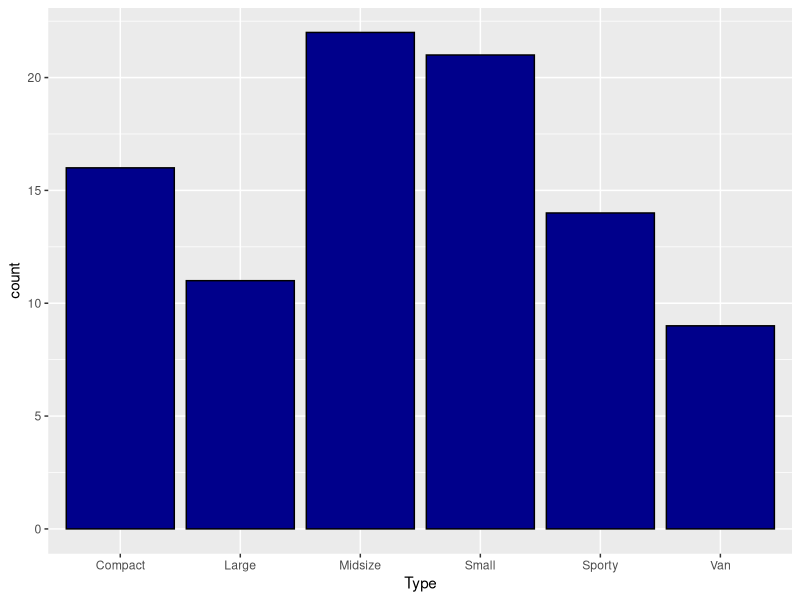
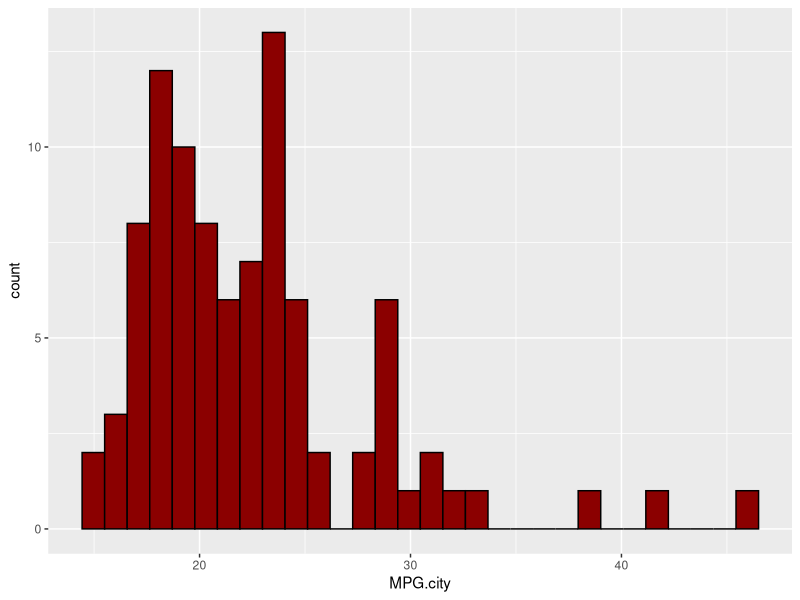
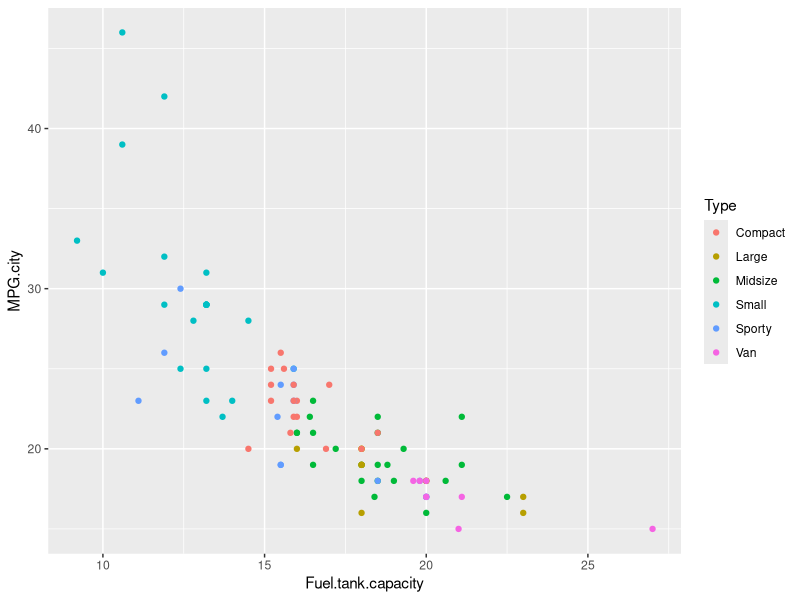
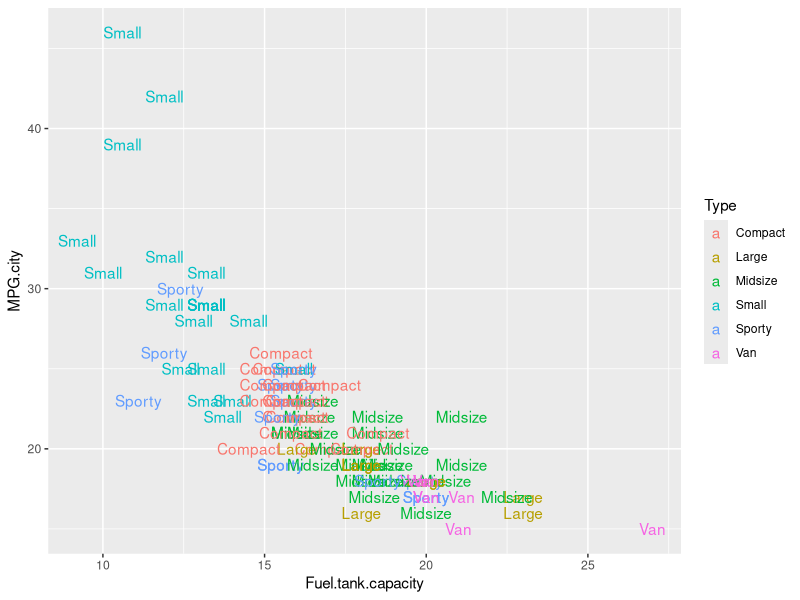

Reproduce these figures in R, in order.
## ---- chunk 1
library(tidyverse)
library(MASS)
data(Cars93)

#  First graph
ggplot(data = Cars93) + 
  geom_bar(aes(x = Type), fill = "darkblue", color = "black")

#  Second graph
ggplot(data = Cars93) + 
  geom_histogram(aes(x = MPG.city), fill = "darkred", color = "black")

#  Third graph
ggplot(data = Cars93) + 
  geom_point(aes(x = Fuel.tank.capacity, y = MPG.city, color = Type))

#  Fourth graph
ggplot(data = Cars93) + 
  geom_text(aes(x = Fuel.tank.capacity, y = MPG.city, 
                label = Type, color = Type))
